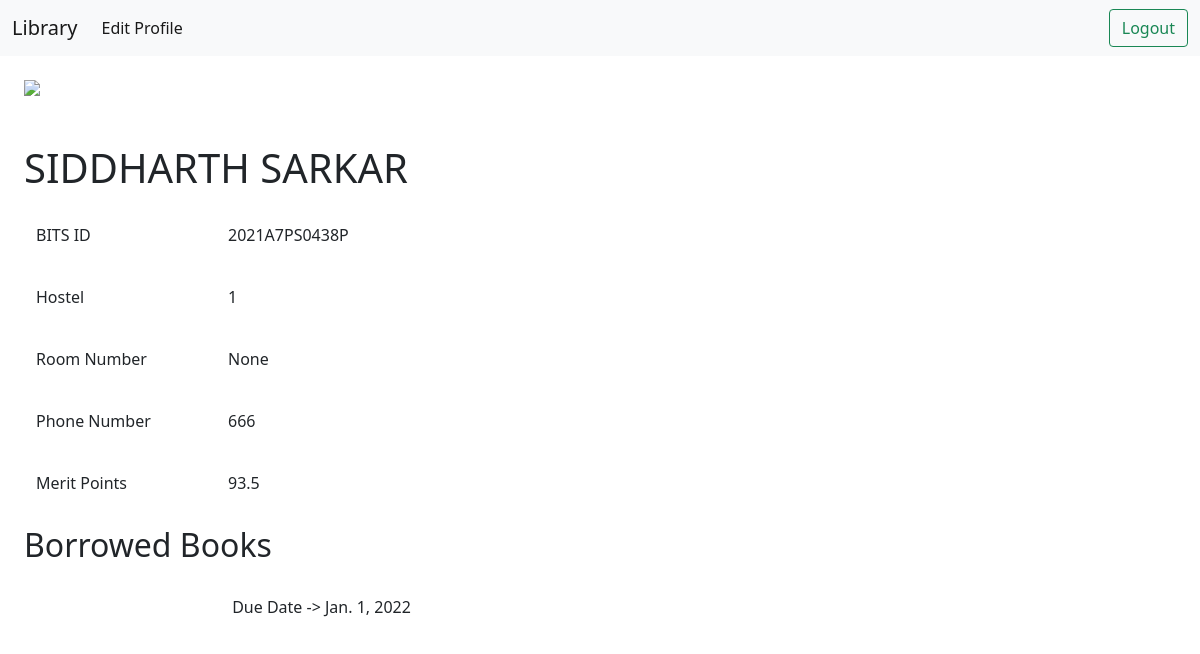
Before: /accounts/profile/profile (signed in) with the older database file.
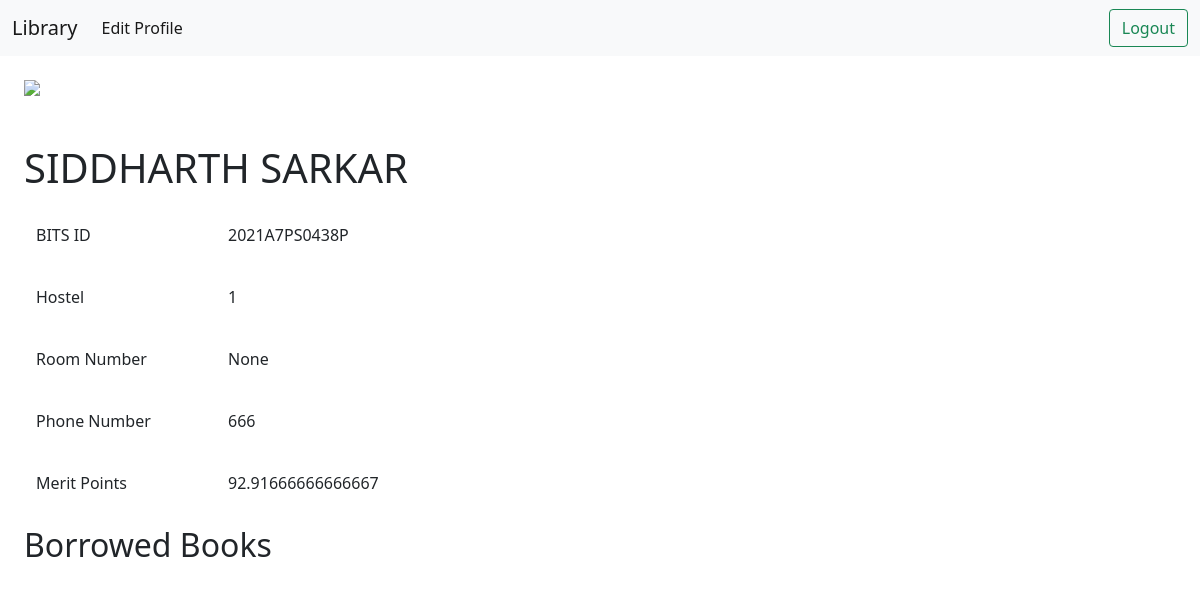
After: the same page with the newer database file.
### lib_app/models.py (models this page shows)
class Profile(models.Model):
    user = models.OneToOneField(User, on_delete=models.CASCADE)
    bits_id = models.CharField(max_length=30, blank=True)
    hostel = models.CharField(max_length=20, null=True)
    room_no = models.IntegerField(null=True)
    phone_number = models.CharField(max_length=12, null=True)
    merit = models.FloatField(default=100)
    returns = models.IntegerField(default=0)
    lib_data = models.ForeignKey(Libdata, on_delete=models.SET_NULL, null=True)

class Issue(models.Model):
    book = models.ForeignKey(Book, on_delete=models.CASCADE)
    user = models.ForeignKey(User, on_delete=models.CASCADE)
    time = models.IntegerField()
    pending = models.BooleanField(default=True)
    issued = models.BooleanField(default=False)
    denied = models.BooleanField(default=False)
    reason = models.TextField(null=True)
    returned = models.BooleanField(default=False)
    active = models.BooleanField(default=True)
    due_date = models.DateField(null=True)

### lib_app/views.py (the view, shortened to what this page needs)
# urls.py: path('accounts/profile/', home),
def profile(request):
    current_user = request.user
    if(current_user.is_anonymous):
        return redirect('/')
    issue = Issue.objects.filter(user=current_user, issued=True)
    data = SocialAccount.objects.get(user=current_user).extra_data
    data['bits_id'] = current_user.profile.bits_id
    data['hostel'] = current_user.profile.hostel
    data['room_no'] = current_user.profile.room_no
    data['phone_number'] = current_user.profile.phone_number
    data['merit'] = current_user.profile.merit
    data['issueds'] = issue
    return render(request, 'profile.html', data)

### templates/profile.html (shortened to what this page needs)
<!DOCTYPE html>
<html lang="en">
  <head>
    <link
      href="https://cdn.jsdelivr.net/npm/bootstrap@5.1.3/dist/css/bootstrap.min.css"
      rel="stylesheet"
    />
  </head>
  <body>
    <nav class="navbar navbar-expand-lg navbar-light bg-light">
      <div class="container-fluid">
        <a class="navbar-brand" href="./">Library</a>
        <div class="collapse navbar-collapse" id="navbarSupportedContent">
          <ul class="navbar-nav me-auto mb-2 mb-lg-0">
            <li class="nav-item">
              <a class="nav-link active" aria-current="page" href="./editor"
                >Edit Profile</a
              >
            </li>
          </ul>
        </div>
        <a class="btn btn-outline-success" type="submit" href="/logout"
          >Logout</a
        >
      </div>
    </nav>
    <img class="m-4" src="{{picture}}" />
    <h1 class="m-4">{{name}}</h1>
    <div class="m-4 row">
      <label for="staticEmail" class="col-sm-2 col-form-label">BITS ID </label>
      <div class="col-sm-10">
        <input
          type="text"
          readonly
          class="form-control-plaintext"
          id="staticEmail"
          value="{{bits_id}}"
        />
      </div>
    </div>
    <div class="m-4 row">
      <label for="staticEmail" class="col-sm-2 col-form-label">Hostel</label>
      <div class="col-sm-10">
        <input
          type="text"
          readonly
          class="form-control-plaintext"
          id="staticEmail"
          value="{{hostel}}"
        />
      </div>
    </div>
    <div class="m-4 row">
      <label for="staticEmail" class="col-sm-2 col-form-label"
        >Room Number</label
      >
      <div class="col-sm-10">
        <input
          type="text"
          readonly
          class="form-control-plaintext"
          id="staticEmail"
          value="{{room_no}}"
        />
      </div>
    </div>
    <div class="m-4 row">
      <label for="staticEmail" class="col-sm-2 col-form-label"
        >Phone Number</label
      >
      <div class="col-sm-10">
        <input
          type="text"
          readonly
          class="form-control-plaintext"
          id="staticEmail"
          value="{{phone_number}}"
        />
      </div>
    </div>
    <div class="m-4 row">
      <label for="staticEmail" class="col-sm-2 col-form-label"
        >Merit Points</label
      >
      <div class="col-sm-10">
        <input
          type="text"
          readonly
          class="form-control-plaintext"
          id="staticEmail"
          value="{{merit}}"
        />
      </div>
    </div>
    <h2 class="m-4">Borrowed Books</h2>
    {% for issued in issueds %}
    <div class="m-4 row">
      <label for="staticEmail" class="col-sm-2 col-form-label"
        >{{issued.book.book_name}}</label
      >
      <div class="col-sm-10">
        <input
          type="text"
          readonly
          class="form-control-plaintext"
          id="staticEmail"
          value=" Due Date -> {{issued.due_date}}"
        />
      </div>
    </div>
    {% endfor %}
  </body>
</html>

Changed rows visible on the page:
no longer on this page (row edited): Issue: due_date "Due Date -> Jan. 1, 2022"
changed Profile "2021A7PS0438P": merit "93.5" → "92.91666666666667"
